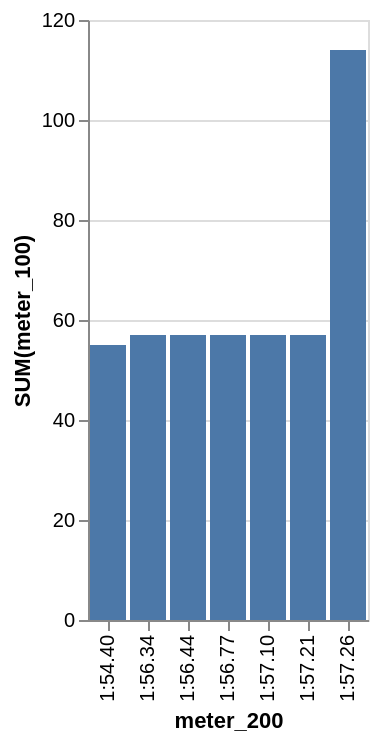

Vega-Lite specification for this chart:
### Vega-Lite specification from a JSON file in a GitHub repository (floating-point values rounded to 4 significant figures)
{"data": {"values": [{"x_data": "1:54.40", "y_data": 55}, {"x_data": "1:56.34", "y_data": 57}, {"x_data": "1:56.44", "y_data": 57}, {"x_data": "1:56.77", "y_data": 57}, {"x_data": "1:57.10", "y_data": 57}, {"x_data": "1:57.21", "y_data": 57}, {"x_data": "1:57.26", "y_data": 114}]}, "mark": "bar", "encoding": {"x": {"field": "x_data", "type": "nominal", "title": "meter_200", "sort": "ascending"}, "y": {"field": "y_data", "type": "quantitative", "title": "SUM(meter_100)"}}}
